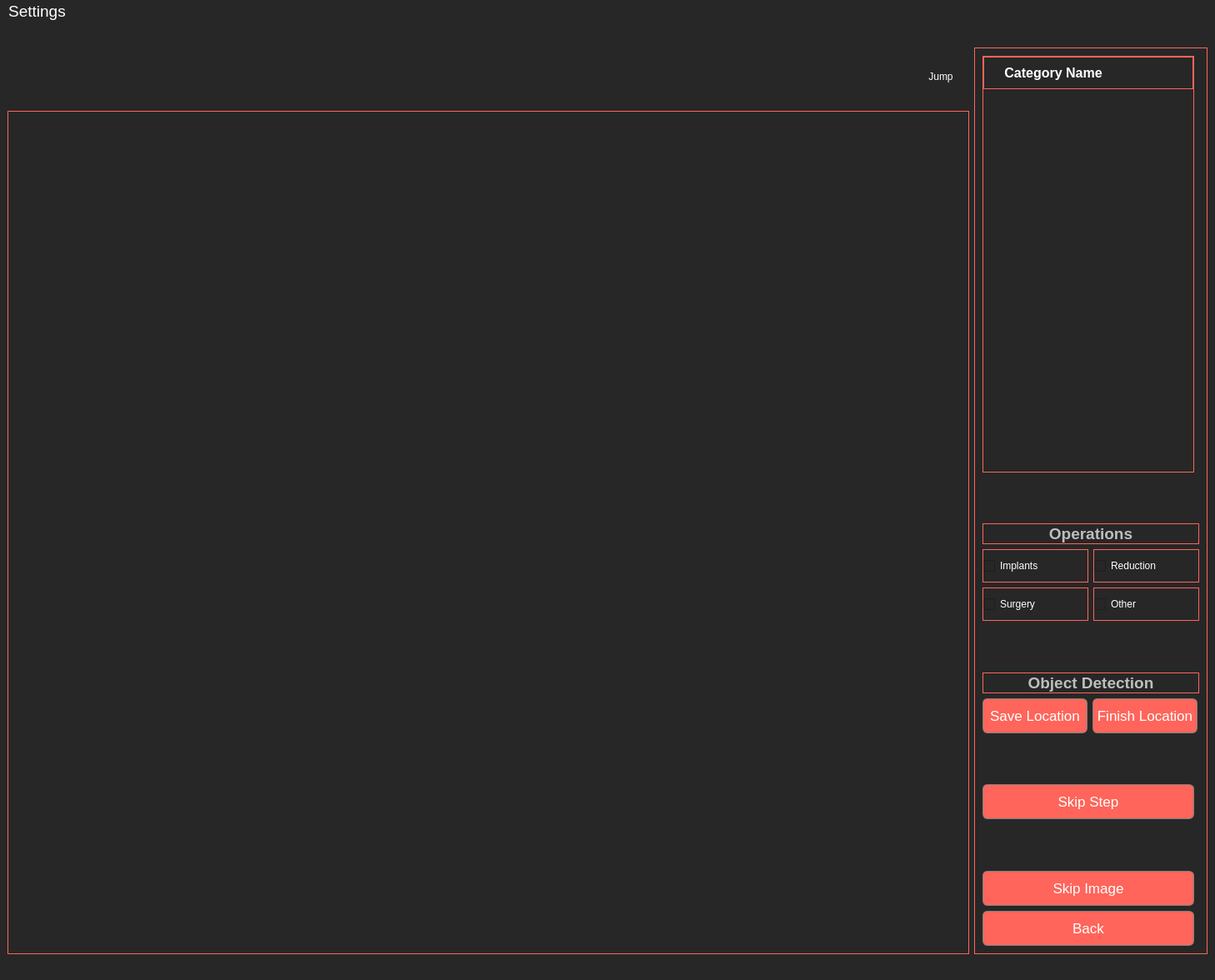
<?xml version="1.0" encoding="UTF-8"?>
<ui version="4.0">
 <class>MainWindow</class>
 <widget class="QMainWindow" name="MainWindow">
  <property name="geometry">
   <rect>
    <x>0</x>
    <y>0</y>
    <width>1458</width>
    <height>1176</height>
   </rect>
  </property>
  <property name="windowTitle">
   <string>MainWindow</string>
  </property>
  <property name="styleSheet">
   <string notr="true">background: #272727;</string>
  </property>
  <widget class="QWidget" name="centralwidget">
   <layout class="QGridLayout" name="gridLayout_2">
    <item row="1" column="0">
     <layout class="QHBoxLayout" name="horizontalLayout_3">
      <item>
       <layout class="QVBoxLayout" name="verticalLayout">
        <item>
         <widget class="QFrame" name="frame_4">
          <property name="minimumSize">
           <size>
            <width>0</width>
            <height>70</height>
           </size>
          </property>
          <property name="maximumSize">
           <size>
            <width>16777215</width>
            <height>70</height>
           </size>
          </property>
          <property name="styleSheet">
           <string notr="true">border:none</string>
          </property>
          <property name="frameShape">
           <enum>QFrame::StyledPanel</enum>
          </property>
          <property name="frameShadow">
           <enum>QFrame::Raised</enum>
          </property>
          <layout class="QHBoxLayout" name="horizontalLayout_5">
           <item>
            <widget class="QLabel" name="label_logo">
             <property name="minimumSize">
              <size>
               <width>193</width>
               <height>50</height>
              </size>
             </property>
             <property name="maximumSize">
              <size>
               <width>193</width>
               <height>50</height>
              </size>
             </property>
             <property name="text">
              <string/>
             </property>
             <property name="pixmap">
              <pixmap>../GUI Labeling/C:/Users/alexa/Pictures/logo_b_rayZ.png</pixmap>
             </property>
             <property name="scaledContents">
              <bool>true</bool>
             </property>
            </widget>
           </item>
           <item>
            <spacer name="horizontalSpacer_2">
             <property name="orientation">
              <enum>Qt::Horizontal</enum>
             </property>
             <property name="sizeHint" stdset="0">
              <size>
               <width>40</width>
               <height>20</height>
              </size>
             </property>
            </spacer>
           </item>
           <item>
            <widget class="QLabel" name="hint_label">
             <property name="minimumSize">
              <size>
               <width>350</width>
               <height>0</height>
              </size>
             </property>
             <property name="maximumSize">
              <size>
               <width>350</width>
               <height>16777215</height>
              </size>
             </property>
             <property name="font">
              <font>
               <family>Arial</family>
               <pointsize>16</pointsize>
               <weight>75</weight>
               <bold>true</bold>
              </font>
             </property>
             <property name="styleSheet">
              <string notr="true">color: #e6e6e6</string>
             </property>
             <property name="text">
              <string/>
             </property>
            </widget>
           </item>
           <item>
            <spacer name="horizontalSpacer_3">
             <property name="orientation">
              <enum>Qt::Horizontal</enum>
             </property>
             <property name="sizeHint" stdset="0">
              <size>
               <width>40</width>
               <height>20</height>
              </size>
             </property>
            </spacer>
           </item>
           <item>
            <widget class="QLineEdit" name="line_image_idx">
             <property name="minimumSize">
              <size>
               <width>100</width>
               <height>50</height>
              </size>
             </property>
             <property name="maximumSize">
              <size>
               <width>100</width>
               <height>50</height>
              </size>
             </property>
             <property name="font">
              <font>
               <family>Arial</family>
               <pointsize>14</pointsize>
              </font>
             </property>
             <property name="focusPolicy">
              <enum>Qt::ClickFocus</enum>
             </property>
             <property name="styleSheet">
              <string notr="true">color:white;
background: #272727;</string>
             </property>
             <property name="text">
              <string/>
             </property>
             <property name="alignment">
              <set>Qt::AlignRight|Qt::AlignTrailing|Qt::AlignVCenter</set>
             </property>
            </widget>
           </item>
           <item>
            <widget class="QLabel" name="label_total_images">
             <property name="minimumSize">
              <size>
               <width>100</width>
               <height>50</height>
              </size>
             </property>
             <property name="maximumSize">
              <size>
               <width>100</width>
               <height>50</height>
              </size>
             </property>
             <property name="font">
              <font>
               <family>Arial</family>
               <pointsize>14</pointsize>
              </font>
             </property>
             <property name="focusPolicy">
              <enum>Qt::NoFocus</enum>
             </property>
             <property name="styleSheet">
              <string notr="true">color:white;
background: #272727;
</string>
             </property>
             <property name="text">
              <string/>
             </property>
            </widget>
           </item>
           <item>
            <widget class="QPushButton" name="button_jump">
             <property name="minimumSize">
              <size>
               <width>50</width>
               <height>50</height>
              </size>
             </property>
             <property name="maximumSize">
              <size>
               <width>50</width>
               <height>50</height>
              </size>
             </property>
             <property name="styleSheet">
              <string notr="true">color:white;
background: #272727;</string>
             </property>
             <property name="text">
              <string>Jump</string>
             </property>
            </widget>
           </item>
          </layout>
         </widget>
        </item>
        <item>
         <widget class="MplWidget" name="screen" native="true">
          <property name="sizePolicy">
           <sizepolicy hsizetype="Expanding" vsizetype="Expanding">
            <horstretch>0</horstretch>
            <verstretch>0</verstretch>
           </sizepolicy>
          </property>
          <property name="font">
           <font>
            <pointsize>15</pointsize>
           </font>
          </property>
          <property name="focusPolicy">
           <enum>Qt::NoFocus</enum>
          </property>
          <property name="autoFillBackground">
           <bool>false</bool>
          </property>
          <property name="styleSheet">
           <string notr="true">background: #272727;
border:1px solid  #ff655a;</string>
          </property>
         </widget>
        </item>
        <item>
         <layout class="QHBoxLayout" name="buttons_layout">
          <property name="leftMargin">
           <number>9</number>
          </property>
         </layout>
        </item>
       </layout>
      </item>
      <item>
       <widget class="QFrame" name="frame_3">
        <property name="minimumSize">
         <size>
          <width>280</width>
          <height>0</height>
         </size>
        </property>
        <property name="maximumSize">
         <size>
          <width>280</width>
          <height>16777215</height>
         </size>
        </property>
        <property name="styleSheet">
         <string notr="true">border: 1px solid  #ff655a;</string>
        </property>
        <property name="frameShape">
         <enum>QFrame::StyledPanel</enum>
        </property>
        <property name="frameShadow">
         <enum>QFrame::Raised</enum>
        </property>
        <layout class="QVBoxLayout" name="verticalLayout_2">
         <item>
          <widget class="QTableWidget" name="table">
           <property name="sizePolicy">
            <sizepolicy hsizetype="Fixed" vsizetype="Expanding">
             <horstretch>0</horstretch>
             <verstretch>0</verstretch>
            </sizepolicy>
           </property>
           <property name="minimumSize">
            <size>
             <width>254</width>
             <height>500</height>
            </size>
           </property>
           <property name="maximumSize">
            <size>
             <width>254</width>
             <height>16777215</height>
            </size>
           </property>
           <property name="font">
            <font>
             <pointsize>13</pointsize>
            </font>
           </property>
           <property name="focusPolicy">
            <enum>Qt::NoFocus</enum>
           </property>
           <property name="autoFillBackground">
            <bool>false</bool>
           </property>
           <property name="styleSheet">
            <string notr="true">
QHeaderView::section { 
background-color:#272727;
padding:8px;
border-style: none;
color:white;
}

QTableWidget::item {
    color: white;
}



</string>
           </property>
           <property name="horizontalScrollBarPolicy">
            <enum>Qt::ScrollBarAlwaysOff</enum>
           </property>
           <property name="gridStyle">
            <enum>Qt::SolidLine</enum>
           </property>
           <property name="columnCount">
            <number>1</number>
           </property>
           <attribute name="horizontalHeaderDefaultSectionSize">
            <number>166</number>
           </attribute>
           <attribute name="horizontalHeaderHighlightSections">
            <bool>true</bool>
           </attribute>
           <attribute name="horizontalHeaderMinimumSectionSize">
            <number>140</number>
           </attribute>
           <attribute name="verticalHeaderDefaultSectionSize">
            <number>50</number>
           </attribute>
           <attribute name="verticalHeaderMinimumSectionSize">
            <number>50</number>
           </attribute>
           <column>
            <property name="text">
             <string>Category Name</string>
            </property>
            <property name="font">
             <font>
              <family>Arial</family>
              <pointsize>12</pointsize>
              <weight>75</weight>
              <bold>true</bold>
             </font>
            </property>
           </column>
          </widget>
         </item>
         <item>
          <spacer name="verticalSpacer_5">
           <property name="orientation">
            <enum>Qt::Vertical</enum>
           </property>
           <property name="sizeType">
            <enum>QSizePolicy::Expanding</enum>
           </property>
           <property name="sizeHint" stdset="0">
            <size>
             <width>20</width>
             <height>192</height>
            </size>
           </property>
          </spacer>
         </item>
         <item>
          <widget class="QLabel" name="label_2">
           <property name="enabled">
            <bool>false</bool>
           </property>
           <property name="font">
            <font>
             <family>Arial</family>
             <pointsize>14</pointsize>
             <weight>75</weight>
             <bold>true</bold>
            </font>
           </property>
           <property name="text">
            <string>Operations</string>
           </property>
           <property name="alignment">
            <set>Qt::AlignCenter</set>
           </property>
          </widget>
         </item>
         <item>
          <layout class="QHBoxLayout" name="horizontalLayout">
           <item>
            <widget class="QCheckBox" name="checkbox_implants">
             <property name="minimumSize">
              <size>
               <width>0</width>
               <height>40</height>
              </size>
             </property>
             <property name="maximumSize">
              <size>
               <width>16777215</width>
               <height>11111</height>
              </size>
             </property>
             <property name="styleSheet">
              <string notr="true">color: white;</string>
             </property>
             <property name="text">
              <string>Implants</string>
             </property>
            </widget>
           </item>
           <item>
            <widget class="QCheckBox" name="checkbox_reduction">
             <property name="minimumSize">
              <size>
               <width>0</width>
               <height>40</height>
              </size>
             </property>
             <property name="maximumSize">
              <size>
               <width>16777215</width>
               <height>11111</height>
              </size>
             </property>
             <property name="styleSheet">
              <string notr="true">color: white;</string>
             </property>
             <property name="text">
              <string>Reduction</string>
             </property>
            </widget>
           </item>
          </layout>
         </item>
         <item>
          <layout class="QHBoxLayout" name="horizontalLayout_2">
           <item>
            <widget class="QCheckBox" name="checkbox_surgery">
             <property name="minimumSize">
              <size>
               <width>0</width>
               <height>40</height>
              </size>
             </property>
             <property name="maximumSize">
              <size>
               <width>16777215</width>
               <height>11111</height>
              </size>
             </property>
             <property name="styleSheet">
              <string notr="true">color: white;</string>
             </property>
             <property name="text">
              <string>Surgery</string>
             </property>
            </widget>
           </item>
           <item>
            <widget class="QCheckBox" name="checkbox_other">
             <property name="minimumSize">
              <size>
               <width>0</width>
               <height>40</height>
              </size>
             </property>
             <property name="maximumSize">
              <size>
               <width>16777215</width>
               <height>11111</height>
              </size>
             </property>
             <property name="styleSheet">
              <string notr="true">color: white;</string>
             </property>
             <property name="text">
              <string>Other</string>
             </property>
            </widget>
           </item>
          </layout>
         </item>
         <item>
          <spacer name="verticalSpacer_4">
           <property name="orientation">
            <enum>Qt::Vertical</enum>
           </property>
           <property name="sizeType">
            <enum>QSizePolicy::Expanding</enum>
           </property>
           <property name="sizeHint" stdset="0">
            <size>
             <width>20</width>
             <height>192</height>
            </size>
           </property>
          </spacer>
         </item>
         <item>
          <widget class="QLabel" name="label">
           <property name="enabled">
            <bool>false</bool>
           </property>
           <property name="font">
            <font>
             <family>Arial</family>
             <pointsize>14</pointsize>
             <weight>75</weight>
             <bold>true</bold>
            </font>
           </property>
           <property name="text">
            <string>Object Detection</string>
           </property>
           <property name="alignment">
            <set>Qt::AlignCenter</set>
           </property>
          </widget>
         </item>
         <item>
          <layout class="QHBoxLayout" name="horizontalLayout_4">
           <item>
            <widget class="QPushButton" name="button_save_roi">
             <property name="enabled">
              <bool>false</bool>
             </property>
             <property name="minimumSize">
              <size>
               <width>126</width>
               <height>0</height>
              </size>
             </property>
             <property name="maximumSize">
              <size>
               <width>126</width>
               <height>16777215</height>
              </size>
             </property>
             <property name="font">
              <font>
               <pointsize>13</pointsize>
              </font>
             </property>
             <property name="focusPolicy">
              <enum>Qt::NoFocus</enum>
             </property>
             <property name="autoFillBackground">
              <bool>false</bool>
             </property>
             <property name="styleSheet">
              <string notr="true">  background: #ff655a;

  font:inherit;
  border: 1px solid grey;
  border-radius: 6px;
  padding: 0.25rem 1rem;
  margin-right: 1rem;
  color:white;
height:40px;
</string>
             </property>
             <property name="text">
              <string>Save Location</string>
             </property>
            </widget>
           </item>
           <item>
            <widget class="QPushButton" name="button_finish_location">
             <property name="enabled">
              <bool>false</bool>
             </property>
             <property name="minimumSize">
              <size>
               <width>126</width>
               <height>0</height>
              </size>
             </property>
             <property name="maximumSize">
              <size>
               <width>126</width>
               <height>16777215</height>
              </size>
             </property>
             <property name="font">
              <font>
               <pointsize>13</pointsize>
              </font>
             </property>
             <property name="focusPolicy">
              <enum>Qt::NoFocus</enum>
             </property>
             <property name="autoFillBackground">
              <bool>false</bool>
             </property>
             <property name="styleSheet">
              <string notr="true">  background: #ff655a;

  font:inherit;
  border: 1px solid grey;
  border-radius: 6px;
  padding: 0.25rem 1rem;
  margin-right: 1rem;
  color:white;
height:40px;
</string>
             </property>
             <property name="text">
              <string>Finish Location</string>
             </property>
            </widget>
           </item>
          </layout>
         </item>
         <item>
          <spacer name="verticalSpacer">
           <property name="orientation">
            <enum>Qt::Vertical</enum>
           </property>
           <property name="sizeHint" stdset="0">
            <size>
             <width>20</width>
             <height>192</height>
            </size>
           </property>
          </spacer>
         </item>
         <item>
          <widget class="QPushButton" name="button_skip_step">
           <property name="minimumSize">
            <size>
             <width>254</width>
             <height>0</height>
            </size>
           </property>
           <property name="maximumSize">
            <size>
             <width>254</width>
             <height>16777215</height>
            </size>
           </property>
           <property name="font">
            <font>
             <pointsize>13</pointsize>
            </font>
           </property>
           <property name="focusPolicy">
            <enum>Qt::NoFocus</enum>
           </property>
           <property name="styleSheet">
            <string notr="true">  background: #ff655a;

  font:inherit;
  border: 1px solid grey;
  border-radius: 6px;
  padding: 0.25rem 1rem;
  margin-right: 1rem;
  color:white;
height:40px;
</string>
           </property>
           <property name="text">
            <string>Skip Step</string>
           </property>
          </widget>
         </item>
         <item>
          <spacer name="verticalSpacer_3">
           <property name="orientation">
            <enum>Qt::Vertical</enum>
           </property>
           <property name="sizeHint" stdset="0">
            <size>
             <width>20</width>
             <height>192</height>
            </size>
           </property>
          </spacer>
         </item>
         <item>
          <widget class="QPushButton" name="button_skip">
           <property name="minimumSize">
            <size>
             <width>254</width>
             <height>0</height>
            </size>
           </property>
           <property name="maximumSize">
            <size>
             <width>254</width>
             <height>16777215</height>
            </size>
           </property>
           <property name="font">
            <font>
             <pointsize>13</pointsize>
            </font>
           </property>
           <property name="focusPolicy">
            <enum>Qt::NoFocus</enum>
           </property>
           <property name="styleSheet">
            <string notr="true">  background: #ff655a;

  font:inherit;
  border: 1px solid grey;
  border-radius: 6px;
  padding: 0.25rem 1rem;
  margin-right: 1rem;
  color:white;
height:40px;
</string>
           </property>
           <property name="text">
            <string>Skip Image</string>
           </property>
          </widget>
         </item>
         <item>
          <widget class="QPushButton" name="button_back">
           <property name="minimumSize">
            <size>
             <width>254</width>
             <height>0</height>
            </size>
           </property>
           <property name="maximumSize">
            <size>
             <width>254</width>
             <height>16777215</height>
            </size>
           </property>
           <property name="font">
            <font>
             <pointsize>13</pointsize>
            </font>
           </property>
           <property name="focusPolicy">
            <enum>Qt::NoFocus</enum>
           </property>
           <property name="styleSheet">
            <string notr="true">  background: #ff655a;

  font:inherit;
  border: 1px solid grey;
  border-radius: 6px;
  padding: 0.25rem 1rem;
  margin-right: 1rem;
  color:white;
height:40px;
</string>
           </property>
           <property name="text">
            <string>Back</string>
           </property>
          </widget>
         </item>
        </layout>
       </widget>
      </item>
     </layout>
    </item>
    <item row="0" column="0">
     <widget class="QLabel" name="label_filename">
      <property name="styleSheet">
       <string notr="true">color:white;</string>
      </property>
      <property name="text">
       <string/>
      </property>
     </widget>
    </item>
   </layout>
  </widget>
  <widget class="QMenuBar" name="menubar">
   <property name="geometry">
    <rect>
     <x>0</x>
     <y>0</y>
     <width>1458</width>
     <height>30</height>
    </rect>
   </property>
   <property name="minimumSize">
    <size>
     <width>0</width>
     <height>0</height>
    </size>
   </property>
   <property name="font">
    <font>
     <pointsize>14</pointsize>
     <weight>50</weight>
     <italic>false</italic>
     <bold>false</bold>
    </font>
   </property>
   <property name="autoFillBackground">
    <bool>false</bool>
   </property>
   <property name="styleSheet">
    <string notr="true">color:white;</string>
   </property>
   <widget class="QMenu" name="menuTools">
    <property name="title">
     <string>Settings</string>
    </property>
    <widget class="QMenu" name="menuFile_Type">
     <property name="font">
      <font>
       <family>Arial</family>
       <pointsize>12</pointsize>
      </font>
     </property>
     <property name="title">
      <string>File Type</string>
     </property>
     <addaction name="actionPNG"/>
     <addaction name="actionDICOM"/>
    </widget>
    <addaction name="action_copy"/>
    <addaction name="menuFile_Type"/>
    <addaction name="action_threshold"/>
   </widget>
   <addaction name="menuTools"/>
  </widget>
  <widget class="QStatusBar" name="statusbar"/>
  <action name="menu_new">
   <property name="text">
    <string>New Project</string>
   </property>
   <property name="font">
    <font>
     <family>Arial</family>
     <pointsize>12</pointsize>
     <weight>50</weight>
     <bold>false</bold>
    </font>
   </property>
  </action>
  <action name="menu_continue">
   <property name="text">
    <string>Continue Project</string>
   </property>
   <property name="font">
    <font>
     <family>Arial</family>
     <pointsize>12</pointsize>
     <weight>50</weight>
     <bold>false</bold>
    </font>
   </property>
  </action>
  <action name="actionCategorical">
   <property name="text">
    <string>Categorical</string>
   </property>
  </action>
  <action name="actionPoint">
   <property name="text">
    <string>Point</string>
   </property>
  </action>
  <action name="actionBox">
   <property name="text">
    <string>Box</string>
   </property>
  </action>
  <action name="action_copy">
   <property name="checkable">
    <bool>true</bool>
   </property>
   <property name="text">
    <string>copy DICOMs</string>
   </property>
   <property name="font">
    <font>
     <family>Arial</family>
     <pointsize>12</pointsize>
     <weight>50</weight>
     <bold>false</bold>
    </font>
   </property>
  </action>
  <action name="actionDICOM">
   <property name="checkable">
    <bool>true</bool>
   </property>
   <property name="text">
    <string>DICOM</string>
   </property>
   <property name="font">
    <font>
     <family>Arial</family>
     <pointsize>12</pointsize>
     <weight>50</weight>
     <bold>false</bold>
    </font>
   </property>
  </action>
  <action name="actionPNG">
   <property name="checkable">
    <bool>true</bool>
   </property>
   <property name="text">
    <string>PNG</string>
   </property>
   <property name="font">
    <font>
     <family>Arial</family>
     <pointsize>12</pointsize>
    </font>
   </property>
  </action>
  <action name="actionJPG">
   <property name="text">
    <string>JPG</string>
   </property>
  </action>
  <action name="actionPNG_2">
   <property name="checkable">
    <bool>true</bool>
   </property>
   <property name="text">
    <string>PNG</string>
   </property>
   <property name="font">
    <font>
     <family>Arial</family>
     <pointsize>12</pointsize>
    </font>
   </property>
  </action>
  <action name="actionDICOM_2">
   <property name="checkable">
    <bool>true</bool>
   </property>
   <property name="checked">
    <bool>true</bool>
   </property>
   <property name="text">
    <string>DICOM</string>
   </property>
  </action>
  <action name="actionCC">
   <property name="text">
    <string>CC</string>
   </property>
  </action>
  <action name="action_threshold">
   <property name="checkable">
    <bool>true</bool>
   </property>
   <property name="text">
    <string>Thresholding</string>
   </property>
  </action>
 </widget>
 <customwidgets>
  <customwidget>
   <class>MplWidget</class>
   <extends>QWidget</extends>
   <header>mplwidget.h</header>
   <container>1</container>
  </customwidget>
 </customwidgets>
 <resources/>
 <connections/>
</ui>
